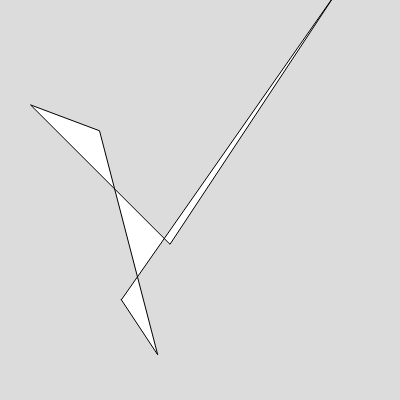
Frame 1 (no input)
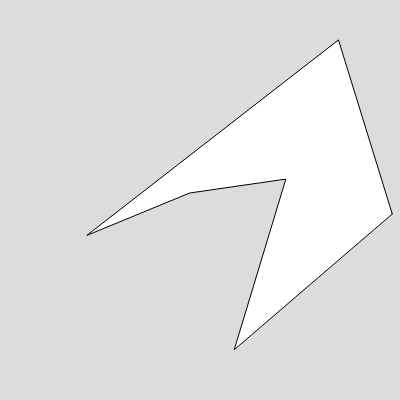
Frame 60 (no input)
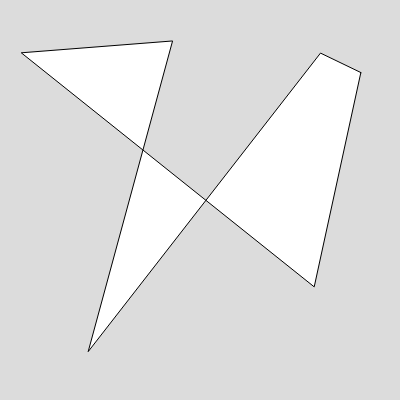
Frame 120 (the mouse pressed at the canvas centre since frame 60)

The p5.js sketch that drew these frames (run headless with seeded random() and noise() and a simulated clock; from frame 60 on, the mouse is pressed at the canvas centre):

// p5.js sketch
// ── sketch.js
function setup() {
  createCanvas(400, 400);
}

function draw() {
  background(220);
  
  
  beginShape();
  let radius = random(10,50)
  for (let i = 0; i < 6; i++) {
   let angle = TWO_PI / 6 * i 
   let sx = random(width) + cos(angle) * radius;
    let sy = random(height) + sin(angle) * radius;
    vertex(sx, sy);
  }
  endShape(CLOSE);
}
